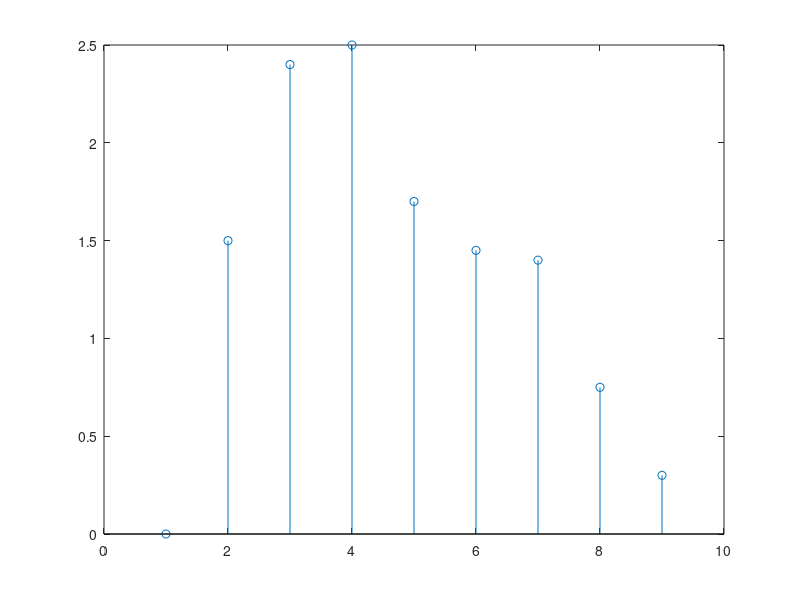

This chart was generated by the following MATLAB code:
#convolucao
y = [0.5 0.3 0.2];
x = [0 3 3 2 1 1.5 1.5];

#inverter sinal

yRot = flip(y);

#calcular g(t)

convo = zeros(size(x));
somatorio = zeros(1,size(x,2)+2);


for (i=1:size(x,2)+2)
  for(j=size(yRot,2):-1:1)
    multiplica=0;
    if (j+(i-size(yRot,2)) <=size(x,2) && j+(i-3)>=1)
    multiplica = x(j+(i-3)) * yRot(j)
    endif
    somatorio(i)= multiplica + somatorio(i)
    endfor
  convo(i) = somatorio(i);
  endfor
  
  stem(convo)
  
  verdadeira = conv(x,y)